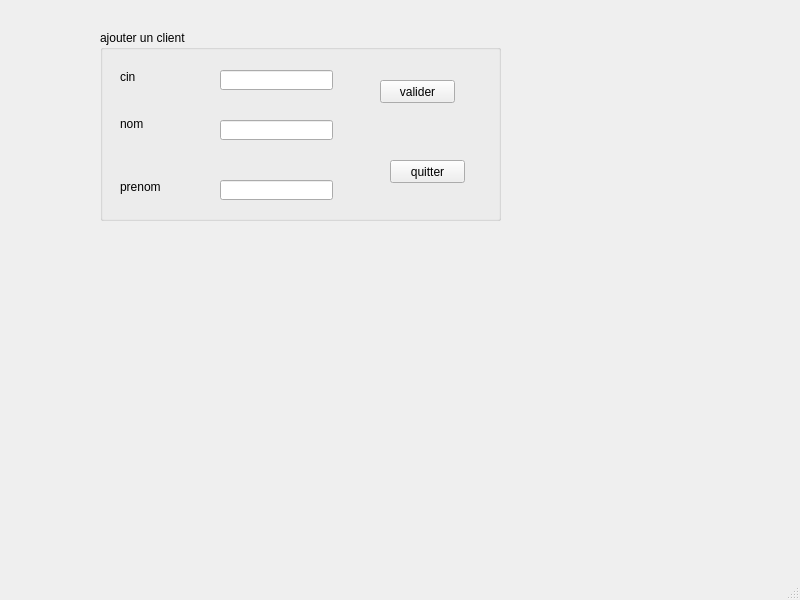
<?xml version="1.0" encoding="UTF-8"?>
<ui version="4.0">
 <class>MainWindow</class>
 <widget class="QMainWindow" name="MainWindow">
  <property name="geometry">
   <rect>
    <x>0</x>
    <y>0</y>
    <width>800</width>
    <height>600</height>
   </rect>
  </property>
  <property name="windowTitle">
   <string>MainWindow</string>
  </property>
  <widget class="QWidget" name="centralwidget">
   <widget class="QGroupBox" name="groupBox">
    <property name="geometry">
     <rect>
      <x>100</x>
      <y>30</y>
      <width>401</width>
      <height>191</height>
     </rect>
    </property>
    <property name="title">
     <string>ajouter un client </string>
    </property>
    <widget class="QLabel" name="label">
     <property name="geometry">
      <rect>
       <x>20</x>
       <y>40</y>
       <width>47</width>
       <height>14</height>
      </rect>
     </property>
     <property name="text">
      <string>cin</string>
     </property>
    </widget>
    <widget class="QLabel" name="label_2">
     <property name="geometry">
      <rect>
       <x>20</x>
       <y>84</y>
       <width>47</width>
       <height>20</height>
      </rect>
     </property>
     <property name="text">
      <string>nom</string>
     </property>
    </widget>
    <widget class="QLabel" name="label_3">
     <property name="geometry">
      <rect>
       <x>20</x>
       <y>150</y>
       <width>47</width>
       <height>14</height>
      </rect>
     </property>
     <property name="text">
      <string>prenom</string>
     </property>
    </widget>
    <widget class="QLineEdit" name="lineEdit_CIN">
     <property name="geometry">
      <rect>
       <x>120</x>
       <y>40</y>
       <width>113</width>
       <height>20</height>
      </rect>
     </property>
    </widget>
    <widget class="QLineEdit" name="lineEdit_nom">
     <property name="geometry">
      <rect>
       <x>120</x>
       <y>90</y>
       <width>113</width>
       <height>20</height>
      </rect>
     </property>
    </widget>
    <widget class="QLineEdit" name="lineEdit_prenom">
     <property name="geometry">
      <rect>
       <x>120</x>
       <y>150</y>
       <width>113</width>
       <height>20</height>
      </rect>
     </property>
    </widget>
    <widget class="QPushButton" name="pushButton">
     <property name="geometry">
      <rect>
       <x>280</x>
       <y>50</y>
       <width>75</width>
       <height>23</height>
      </rect>
     </property>
     <property name="text">
      <string>valider</string>
     </property>
    </widget>
    <widget class="QPushButton" name="pushButton_2">
     <property name="geometry">
      <rect>
       <x>290</x>
       <y>130</y>
       <width>75</width>
       <height>23</height>
      </rect>
     </property>
     <property name="text">
      <string>quitter</string>
     </property>
    </widget>
   </widget>
  </widget>
  <widget class="QMenuBar" name="menubar">
   <property name="geometry">
    <rect>
     <x>0</x>
     <y>0</y>
     <width>800</width>
     <height>22</height>
    </rect>
   </property>
  </widget>
  <widget class="QStatusBar" name="statusbar"/>
 </widget>
 <resources/>
 <connections/>
</ui>
